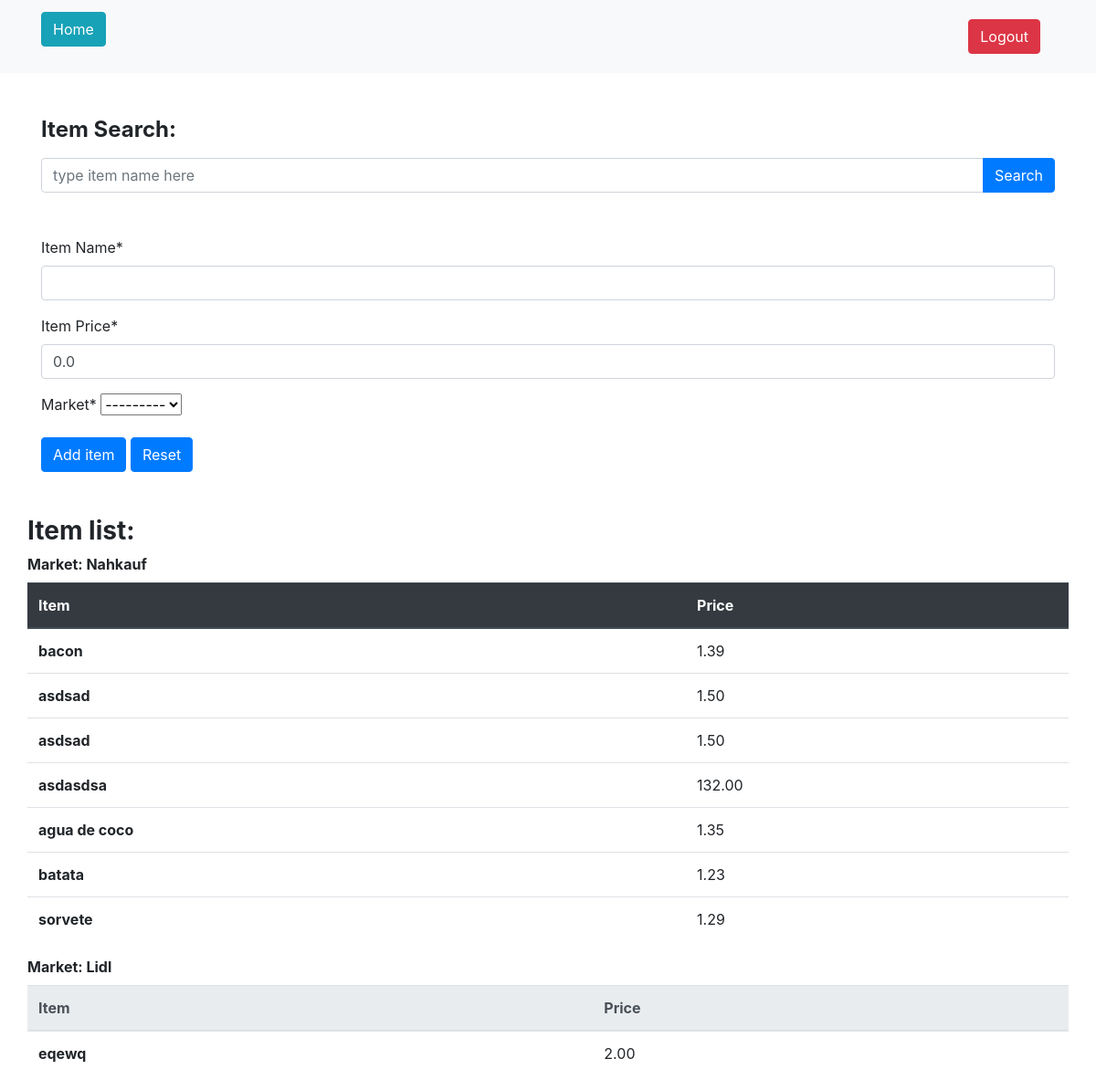
The app's page /createItem (signed in) with its own data.
### calculator/models.py (models this page shows, shortened)
class MarketCreatedModel(models.Model):
    name = models.CharField(max_length=100, null=True)
    distance = models.IntegerField(null=True)
    favorite = models.BooleanField(null=True)
    user_id = models.ForeignKey(User, null=True, on_delete=models.CASCADE)
    def __str__(self):
        return f'{self.name.title()}'

class ItemCreatedModel(models.Model):
    name = models.CharField(max_length=100, null=True)
    price = models.FloatField(null=True)
    market_id = models.ForeignKey(MarketCreatedModel, on_delete=models.CASCADE, related_name='items')

### calculator/views.py (the view, shortened to what this page needs)
# urls.py: path('createItem', views.CreateItemView.as_view(), name='create_item'),
@method_decorator(login_required, name='dispatch')
class CreateItemView(View):
    template_name = 'itemCreation.html'
    form_class = createNewItemForm
    context = {}
    def get_context_data(self, **kwargs):
        list_of_markets = []
        list_of_items = {}
        try:
            list_of_markets = MarketCreatedModel.objects.filter(
                user_id=self.request.user.id)
            for index, market in enumerate(list_of_markets):
                list_of_items[market.name] = ItemCreatedModel.objects.filter(
                    market_id=list_of_markets[index].id)
        except IndexError:
            pass
        self.context['list_of_markets'] = list_of_markets
        self.context['list_of_items'] = list_of_items
        return self.context
    def get(self, request, *args, **kwargs):
        form = self.form_class(request.user, initial={'price': 0.00})
        context = self.get_context_data()
        context['form'] = form
        return render(request, self.template_name, context=context)

### calculator/forms.py
class createNewItemForm(forms.ModelForm):
    class Meta:
        model = ItemCreatedModel
        fields = ('name', 'price', 'market_id')
        labels = {
            'name': 'Item Name',
            'price': 'Item Price',
            'market_id': 'Market',
        }
    def __init__(self, user, *args, **kwargs):
        super(createNewItemForm, self).__init__(*args, **kwargs)
        self.fields['market_id'].queryset = MarketCreatedModel.objects.filter(
            user_id=user.id)
        self.fields['price'].widget.attrs['min'] = 0

### calculator/templates/itemCreation.html (shortened to what this page needs)
{% extends "base.html" %}
{% load crispy_forms_tags %}
{% block content %}
    <div class="container mt-5">
        <label for="itemSearch">
            <h4>
                <strong>Item Search:</strong>
            </h4>
        </label>
        <div class="input-group">
            <input type="text"
                   class="form-control"
                   placeholder="type item name here"
                   aria-label="Item name to be searched on Item database"
                   aria-describedby="button-addon4">
            <div class="input-group-append" id="button-addon4">
                <button class="btn btn-primary" type="button">Search</button>
            </div>
        </div>
    </div>
    <div class="container mt-5">
        <div class="row">
          <div class="col-md-12"
            <form method="POST">
                {{ form|crispy }}
                <button class="btn btn-primary" type="submit" name='saveItem'>Add item</button>
                <button class="btn btn-primary" type="submit" name='resetItem'>Reset</button>
          </div>
        </div>
      </div>
    <div class="container mt-5">
        <div class="row">
            <h3>
                <strong>Item list:</strong>
            </h3>
    </div>
    <div class="row">
        {% for market in list_of_markets %}
            <table class="table">
                {% if not forloop.counter|divisibleby:2 %}
                    <thead class="thead-dark">
                        <label for="itemListMarket">
                            <strong>Market: {{ market.name|title }}</strong>
                        </label>
                        <tr>
                            <th scope="col">Item</th>
                            <th scope="col">Price</th>
                        </tr>
                    </thead>
                    <tbody>
                        {% for item in market.items.all %}
                            <tr>
                                <th scope="row">{{ item.name }}</th>
                                <td>{{ item.price|floatformat:2 }}</td>
                            </tr>
                        {% endfor %}
                    </tbody>
                </table>
            {% else %}
                <thead class="thead-light">
                    <label for="itemListMarket">
                        <strong>Market: {{ market.name|title }}</strong>
                    </label>
                    <tr>
                        <th scope="col">Item</th>
                        <th scope="col">Price</th>
                    </tr>
                </thead>
                <tbody>
                    {% for item in market.items.all %}
                        <tr>
                            <th scope="row">{{ item.name }}</th>
                            <td>{{ item.price|floatformat:2 }}</td>
                        </tr>
                    {% endfor %}
                </tbody>
            </table>
        {% endif %}
    {% endfor %}
</div>
{% endblock content %}

### records on screen
MarketCreatedModel: name "Nahkauf"
ItemCreatedModel: name "bacon", price "1.39"
ItemCreatedModel: name "asdsad", price "1.50"
ItemCreatedModel: name "asdsad", price "1.50"
ItemCreatedModel: name "asdasdsa", price "132.00"
ItemCreatedModel: name "agua de coco", price "1.35"
ItemCreatedModel: name "batata", price "1.23"
ItemCreatedModel: name "sorvete", price "1.29"
MarketCreatedModel: name "Lidl"
ItemCreatedModel: name "eqewq", price "2.00"
